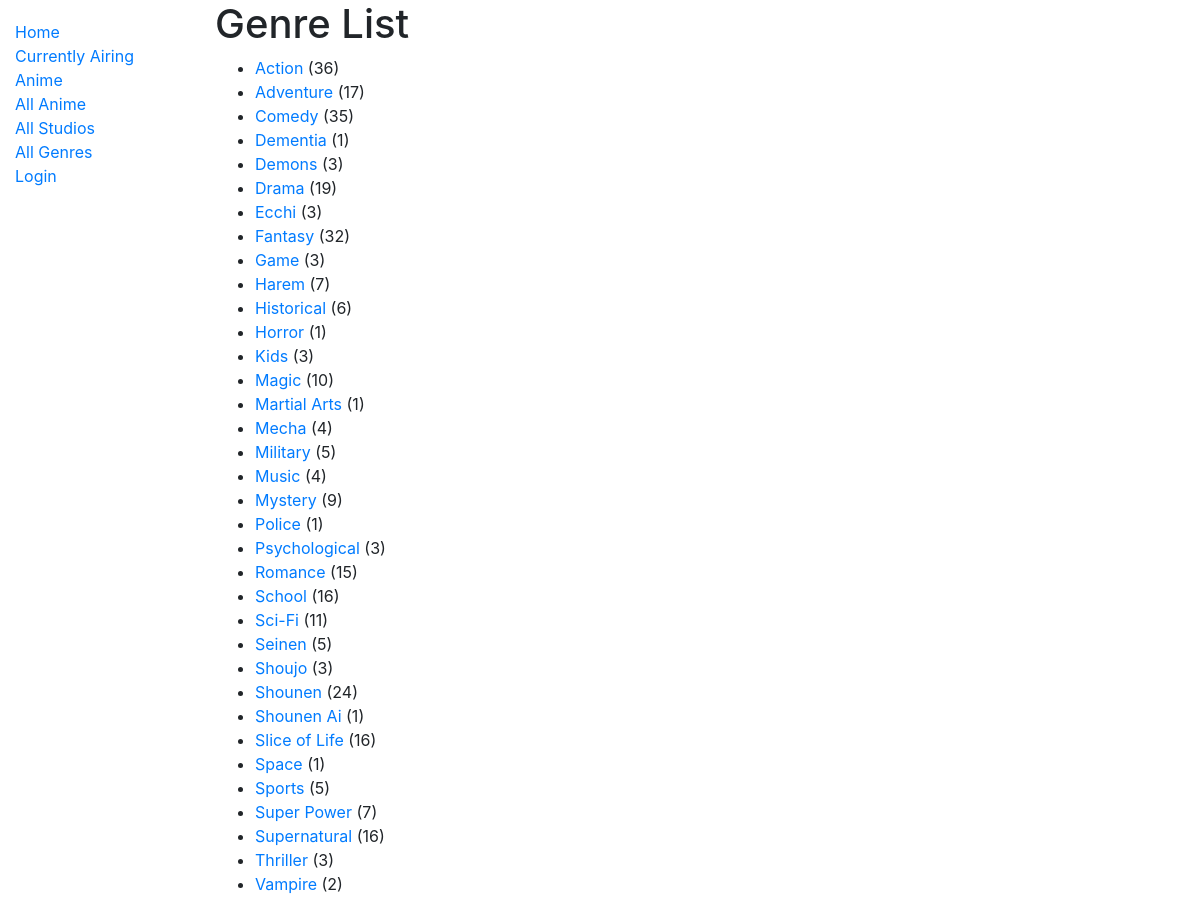
/catalog/genre/, run on the app's committed database.
### catalog/models.py (models this page shows, shortened)
class Genre(models.Model):
    name = models.CharField(max_length=200, unique=True)
    class Meta:
        ordering = ['name']
    def get_absolute_url(self):
        return reverse('genre-detail', args=[str(self.id)])

### catalog/views.py (the view)
# urls.py: path('genre/', views.GenreListView.as_view(), name='genres'),
class GenreListView(generic.ListView):
    model = Genre
    template_name = 'catalog/genre_list.html'

### catalog/templates/catalog/genre_list.html
{% extends "base_generic.html" %}
{% block content %}
  <h1>Genre List</h1>
  {% if genre_list %}
  <ul>
    {% for genre in genre_list %}
      {% if genre.anime_set.count != 0 %}
        <li>
          <a href="{{ genre.get_absolute_url }}">{{ genre.name }}</a>
          ({{ genre.anime_set.count }})
        </li>
      {% endif %}
    {% endfor %}
  </ul>
  {% else %}
    <p>There are no genres in pingu's database.</p>
  {% endif %}
{% endblock %}

### data on the page
Genre: name "Action", anime_set.count "36"
Genre: name "Adventure", anime_set.count "17"
Genre: name "Comedy", anime_set.count "35"
Genre: name "Dementia", anime_set.count "1"
Genre: name "Demons", anime_set.count "3"
Genre: name "Drama", anime_set.count "19"
Genre: name "Ecchi", anime_set.count "3"
Genre: name "Fantasy", anime_set.count "32"
Genre: name "Game", anime_set.count "3"
Genre: name "Harem", anime_set.count "7"
Genre: name "Historical", anime_set.count "6"
Genre: name "Horror", anime_set.count "1"
Genre: name "Kids", anime_set.count "3"
Genre: name "Magic", anime_set.count "10"
Genre: name "Martial Arts", anime_set.count "1"
Genre: name "Mecha", anime_set.count "4"
Genre: name "Military", anime_set.count "5"
Genre: name "Music", anime_set.count "4"
Genre: name "Mystery", anime_set.count "9"
Genre: name "Police", anime_set.count "1"
Genre: name "Psychological", anime_set.count "3"
Genre: name "Romance", anime_set.count "15"
Genre: name "School", anime_set.count "16"
Genre: name "Sci-Fi", anime_set.count "11"
Genre: name "Seinen", anime_set.count "5"
Genre: name "Shoujo", anime_set.count "3"
Genre: name "Shounen", anime_set.count "24"
Genre: name "Shounen Ai", anime_set.count "1"
Genre: name "Slice of Life", anime_set.count "16"
Genre: name "Space", anime_set.count "1"
Genre: name "Sports", anime_set.count "5"
Genre: name "Super Power", anime_set.count "7"
Genre: name "Supernatural", anime_set.count "16"
Genre: name "Thriller", anime_set.count "3"
Genre: name "Vampire", anime_set.count "2"
